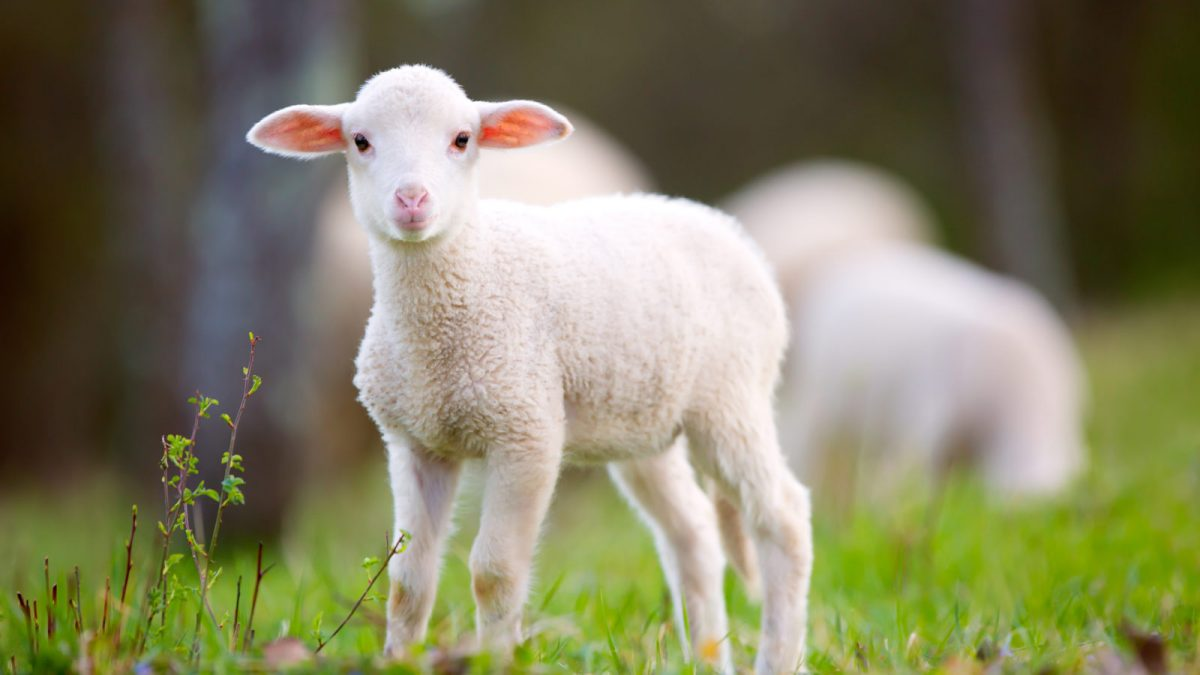
#> input picture ManipulacaoImagem/sheep.jpeg, 1200 x 675 px, found by its file name
$ python Filtros_PassaAltoPassaBaixo.py
#> lines starting #> are read from the running program, lines starting #| are printed output that depends on the picture
import io
import cv2
import numpy as np
import urllib.request
from PIL import Image
import matplotlib.pyplot as plt

path = r"C:\Users\Maria\Desktop\CG\sheep.jpeg"
image = np.array(Image.open(path))
#> image is the input picture: shape (675, 1200, 3); mean R, G, B 130.2, 127.9, 98.1
image = cv2.cvtColor(image, cv2.COLOR_RGB2GRAY)
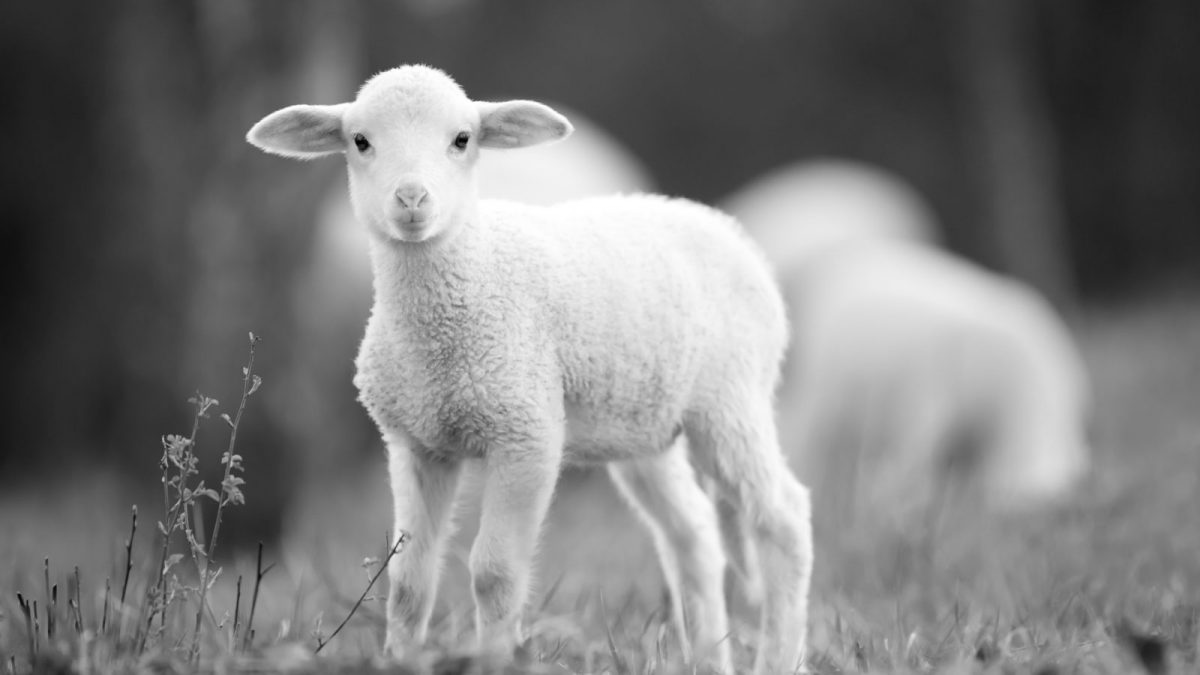
#> image: shape (675, 1200); min 1, max 255, mean 125.2

dft = np.fft.fft2(image)
dft_shift = np.fft.fftshift(dft)

# Write your code below
rows, cols = image.shape
#> rows = 675; cols = 1200
ccrow,ccol = rows // 2, cols // 2
#> ccrow = 337; ccol = 600

low_mask = np.zeros((rows, cols), np.uint8)
low_mask[ccrow-10:ccrow+10,ccol-10:ccol+10] = 1

high_mask = np.ones((rows, cols), np.uint8)
high_mask[ccrow-10:ccrow+10,ccol-10:ccol+10] = 0

lowpass_dft_filtered = dft_shift * low_mask
highpass_dft_filtered = dft_shift * high_mask

lowpass_dft_inverse = np.fft.ifftshift(lowpass_dft_filtered)
highpass_dft_inverse = np.fft.ifftshift(highpass_dft_filtered)

lowpass_image = np.fft.ifft2(lowpass_dft_inverse)
highpass_image = np.fft.ifft2(highpass_dft_inverse)

image_filtered = np.abs(lowpass_image)
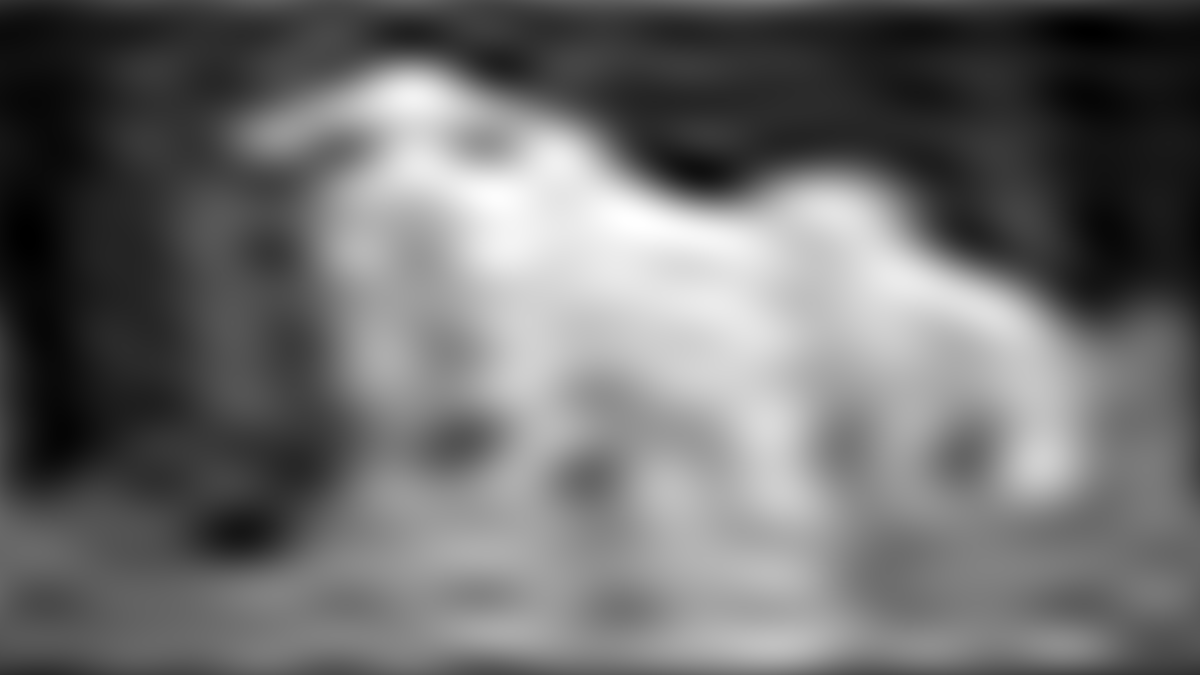
#> image_filtered: shape (675, 1200) float64; min 20.5, max 264.1, mean 125.2; drawn with min black and max white
high_pass_image = np.abs(highpass_image)
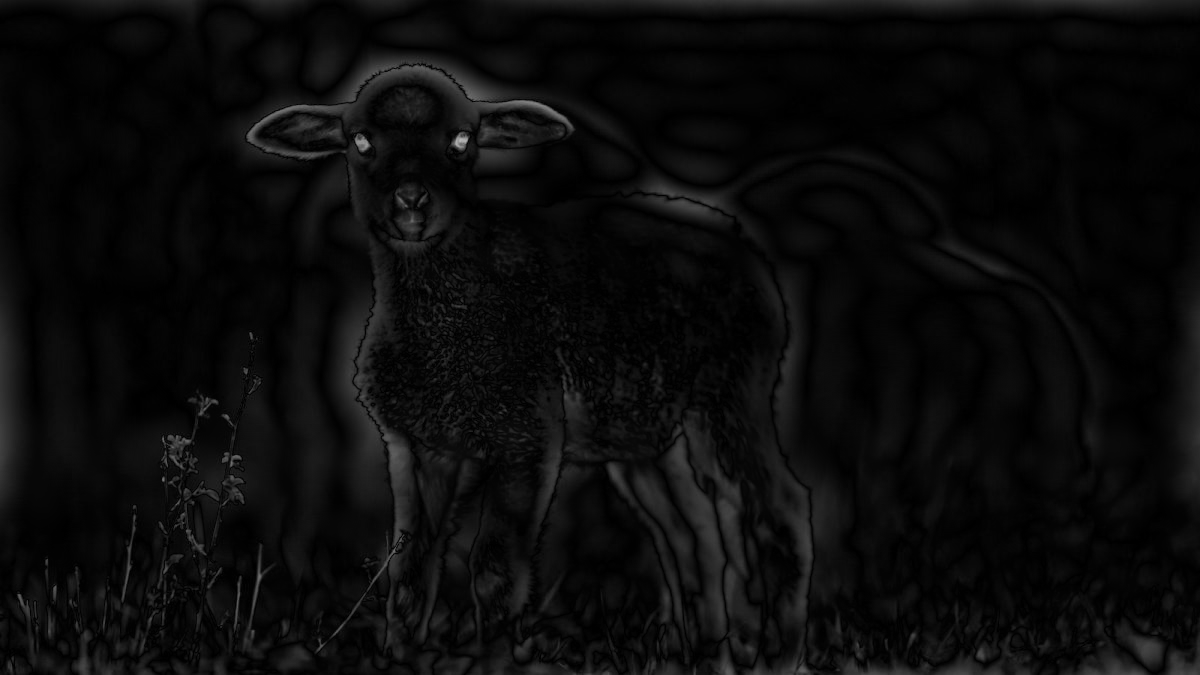
#> high_pass_image: shape (675, 1200) float64; min 0.00461, max 182.2, mean 11.6

plt.figure(figsize=(12, 8))

plt.subplot(1, 3, 1)
plt.imshow(image, cmap="gray")
plt.title("Imagem original")
plt.axis("off")

plt.subplot(1, 3, 2)
plt.imshow(image_filtered, cmap="gray")
plt.title("Passa-baixa")
plt.axis("off")

plt.subplot(1, 3, 3)
plt.imshow(high_pass_image, cmap="gray")
plt.title("Passa-alta")
plt.axis("off")

plt.tight_layout()
plt.show()
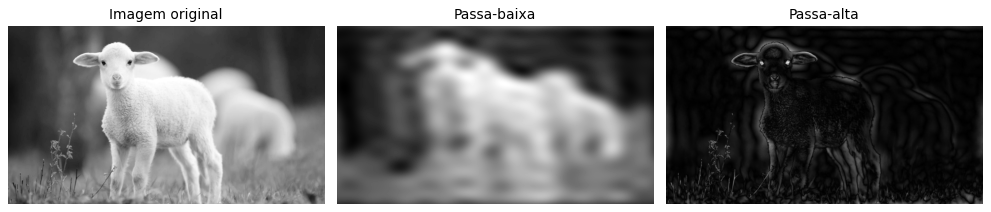
#> figure drawn by matplotlib, 3 panels

$ run again, with ManipulacaoImagem/pup.jpeg copied over ManipulacaoImagem/sheep.jpeg
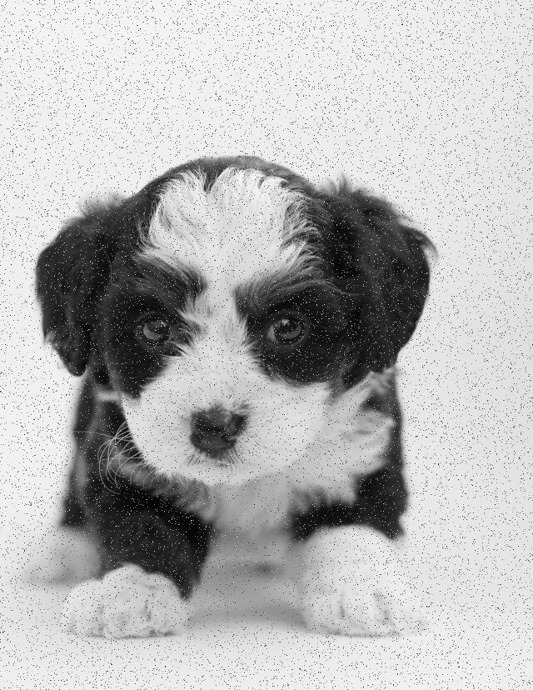
#> input picture ManipulacaoImagem/pup.jpeg, 533 x 690 px, found by its file name
#> image is the input picture: shape (690, 533, 3); min 0, max 255, mean 182.4
#> image: shape (690, 533)
#> `high_pass_image = np.abs(highpass_image)`:
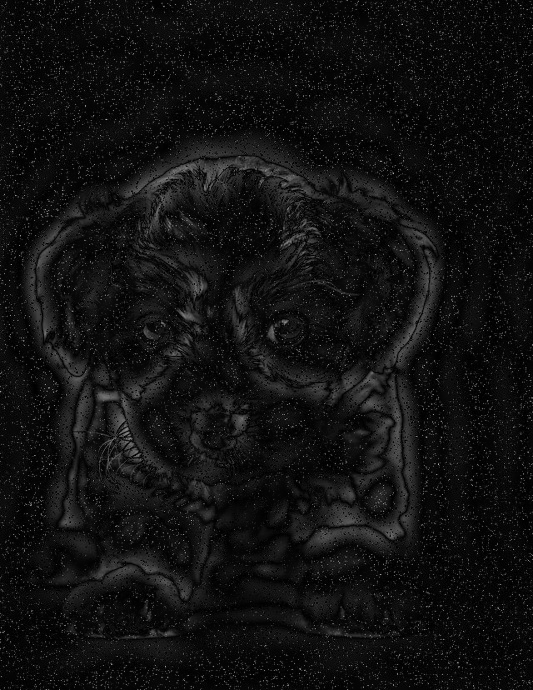
#> high_pass_image: shape (690, 533) float64; min 0.0154, max 179.4, mean 17.5
#> `plt.show()`:
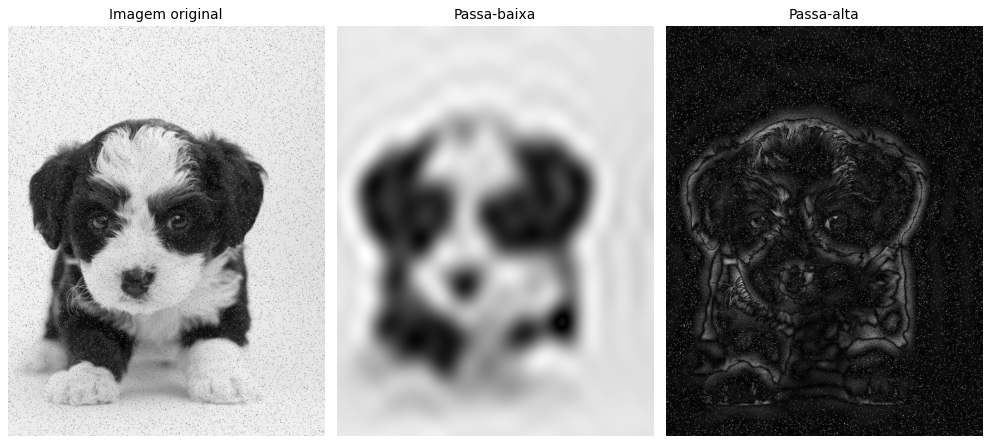
#> figure drawn by matplotlib, 3 panels

$ run again, with ManipulacaoImagem/puppy.jpeg copied over ManipulacaoImagem/sheep.jpeg
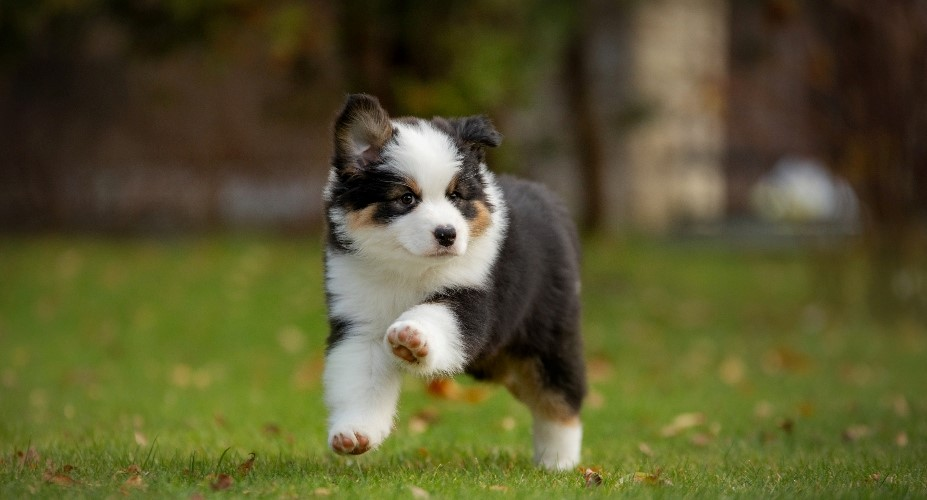
#> input picture ManipulacaoImagem/puppy.jpeg, 927 x 500 px, found by its file name
#> image is the input picture: shape (500, 927, 3); mean R, G, B 88.2, 85.8, 46.3
#> image: shape (500, 927)
#> `high_pass_image = np.abs(highpass_image)`:
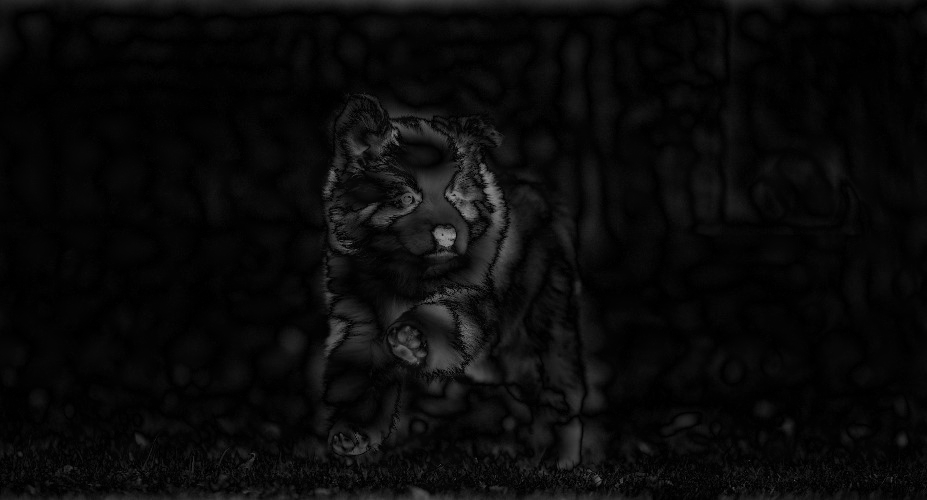
#> high_pass_image: shape (500, 927) float64; min 0.00714, max 153.6, mean 10.3
#> `plt.show()`:
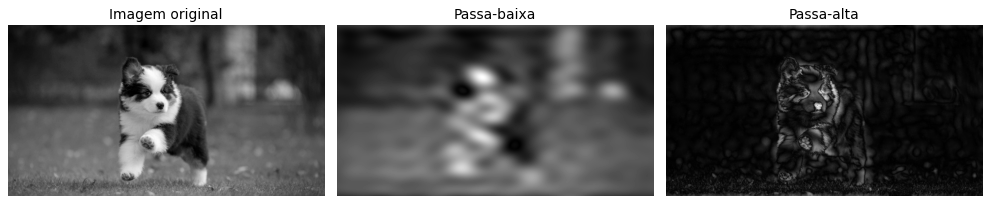
#> figure drawn by matplotlib, 3 panels

$ run again, with ManipulacaoImagem/tensor.jpeg copied over ManipulacaoImagem/sheep.jpeg
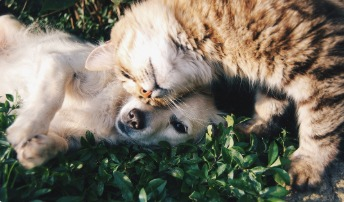
#> input picture ManipulacaoImagem/tensor.jpeg, 344 x 202 px, found by its file name
#> image is the input picture: shape (202, 344, 3); mean R, G, B 122, 115.6, 101.6
#> image: shape (202, 344)
#> `high_pass_image = np.abs(highpass_image)`:
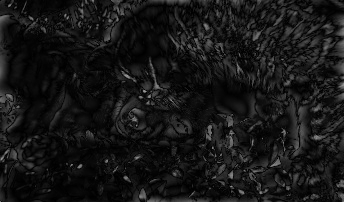
#> high_pass_image: shape (202, 344) float64; min 0.0383, max 157.4, mean 22.4
#> `plt.show()`:
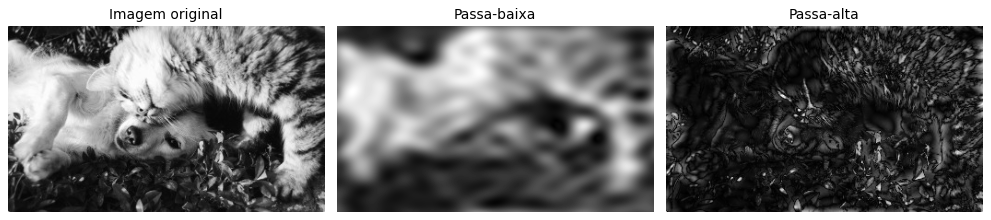
#> figure drawn by matplotlib, 3 panels
